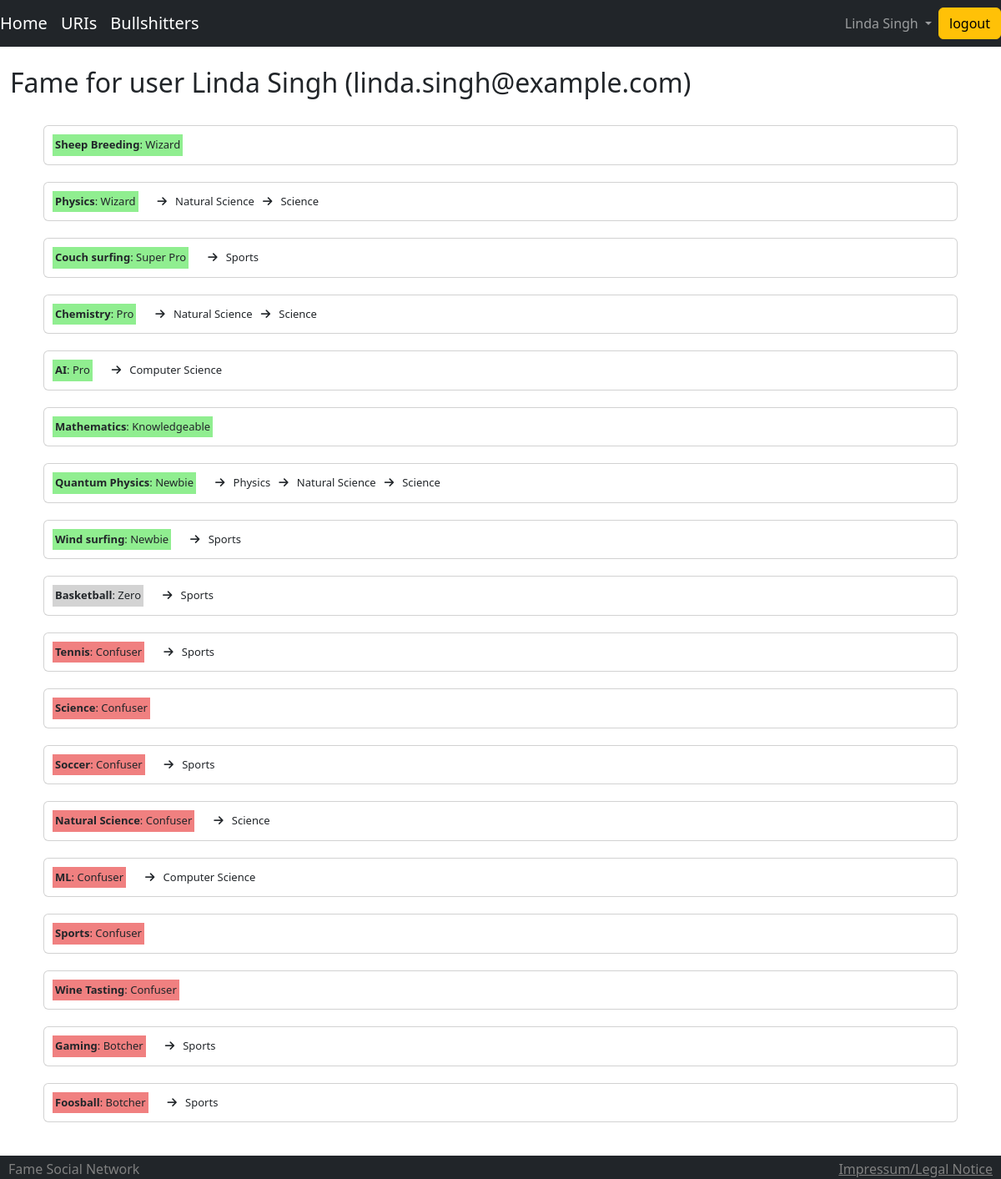
/fame/html/fame (signed in), run on the app's committed database.
### fame/models.py (models this page shows, shortened)
class FameUsers(AbstractUser):
    email = models.EmailField(unique=True)
    expertise_area = models.ManyToManyField(
        ExpertiseAreas, related_name="fame_of", through="Fame"
    )
    USERNAME_FIELD = "email"
    REQUIRED_FIELDS = []
    class Meta:
        db_table = "fame_users"

class ExpertiseAreas(models.Model):
    label = models.CharField(max_length=255)
    parent_expertise_area = models.ForeignKey(
        "self", on_delete=models.CASCADE, null=True, blank=True
    )
    class Meta:
        unique_together = ("label", "parent_expertise_area")
        db_table = "expertise_areas"

class FameLevels(models.Model):
    name = models.CharField(max_length=42, unique=True)
    numeric_value = models.IntegerField(null=False)
    class Meta:
        db_table = "fame_levels"

### fame/views/html.py (the view)
# urls.py: path("html/fame", fame_list, name="fame_list"),
@require_http_methods(["GET"])
@login_required
def fame_list(request):
    userid = request.GET.get("userid", None)
    user = None
    if userid is None:
        user = _get_social_network_user(request.user)
    else:
        try:
            user = SocialNetworkUsers.objects.get(id=userid)
        except ValueError:
            pass
    user, fame = api.fame(user)
    context = {
        "fame": FameSerializer(fame, many=True).data,
        "user": user if user else "",
    }
    return render(request, "fame.html", context=context)

### fame/serializers.py (called while the page is built)
    def get_parent_expertise_area(self, expertise_area: ExpertiseAreas):
        if expertise_area.parent_expertise_area is None:
            return None
        return ExpertiseAreasSerializer(expertise_area.parent_expertise_area).data

    def get_score(self, fame: Fame):
        return {
            "name": fame.fame_level.name,
            "numeric": fame.fame_level.numeric_value,
        }

### socialnetwork/api.py (called while the page is built)
def _get_social_network_user(user) -> SocialNetworkUsers:
    try:
        user = SocialNetworkUsers.objects.get(id=user.id)
    except SocialNetworkUsers.DoesNotExist:
        raise PermissionError("User does not exist")
    return user

def fame(user: SocialNetworkUsers):
    try:
        user = SocialNetworkUsers.objects.get(id=user.id)
    except SocialNetworkUsers.DoesNotExist:
        raise ValueError("User does not exist")
    return user, Fame.objects.filter(user=user)

### socialnetwork/models.py (called while the page is built)
    def __str__(self):
        return f"{self.first_name} {self.last_name} ({self.email})"

### socialnetwork/templatetags/unnest_json.py (called while the page is built)
def _unnnest_json(textinput):
    ret = textinput["label"]
    if textinput["parent_expertise_area"] is not None:
        ret += (
            " &nbsp; <i class='fa-solid fa-arrow-right'></i> &nbsp; "
            + _unnnest_json(textinput["parent_expertise_area"])
        )
    return ret

@register.filter()
def unnnest_json(textinput):
    s = _unnnest_json(textinput)
    return mark_safe(s)

### fame/templates/fame.html (shortened to what this page needs)
{% extends "base.html" %}
{% load unnest_json %}
{% load static %}
{% load highlight %}
{% block body %}
    <br>
    <h2>Fame for user {{ user }}</h2>
    <br>
    {% for f in fame %}
        <div class="card" style="margin-bottom: 20px; margin-left: 40px; margin-right: 40px;">
            <div class="flex-container">
                {% if f.score.numeric < 0 %}
                    <div class="bullshit"><b>{{ f.expertise_area.label }}</b>: {{ f.score.name }}</div>
                {% elif f.score.numeric > 0 %}
                    <div class="ok"><b>{{ f.expertise_area.label }}</b>: {{ f.score.name }}</div>
                {% else %}
                    <div class="neutral"><b>{{ f.expertise_area.label }}</b>: {{ f.score.name }}</div>
                {% endif %}
                {% if f.expertise_area.parent_expertise_area %}
                    <div><i class='fa-solid fa-arrow-right'></i>
                        &nbsp;&nbsp;{{ f.expertise_area.parent_expertise_area|unnnest_json }}
                    </div>
                {% endif %}
                <br>
            </div>
        </div>
    {% endfor %}
    <br><br>
{% endblock %}

### socialnetwork/templates/base.html (shortened to what this page needs)
{% load static %}
<!doctype html>
<html>
<head>
    <link
            rel="stylesheet"
            href="{% static 'bootstrap.min.css' %}"
    />
    <link
            rel="stylesheet"
            type="text/css"
            href="{% static 'bootstrap-icons.css' %}"
    />
    <link
            rel="stylesheet"
            href="{% static 'fa/css/all.min.css' %}"
    />
    <link rel="stylesheet" href="{% static 'main.css' %}"/>
</head>
<body class="d-flex flex-column min-vh-100">
<div class="body-content">
    <header>
        <nav class="navbar navbar-expand-md navbar-dark bg-dark">
            <ul class="navbar-nav">
                {% if user.is_authenticated %}
                    <li class="nav-item active">
                        <a class="navbar-brand" href="{% url 'sn:timeline' %}">Home</a>
                    </li>
                    <li class="nav-item active">
                        <a class="navbar-brand" href="{% url 'home' %}">URIs</a>
                    </li>
                    <li class="nav-item active">
                        <a class="navbar-brand" href="{% url 'sn:bullshitters' %}">Bullshitters</a>
                    </li>
                {% endif %}
            </ul>
            <ul class="navbar-nav ms-auto">
                <li class="nav-item dropdown">
                    <a class="nav-link dropdown-toggle" href="#" role="button" data-bs-toggle="dropdown"
                       aria-expanded="false" data-testid="navbar_user_section">
                        {% if user.is_authenticated %}
                            <span>{{ request.user.first_name }} {{ request.user.last_name }}</span>
                        {% else %}
                            <span>Not logged in</span>
                        {% endif %}
                    </a>
            </ul>
            {% if user.is_authenticated %}
                <form method="post" action="{% url 'logout' %}">
                    <button type="submit" class="btn btn-warning">logout</button>
                </form>
            {% endif %}
        </nav>
    </header>
    <div id="wrap">
        <div class="container-fluid" id="main">
            {% block body %} {% endblock %}
        </div>
    </div>
    <footer
            class="page-footer fixed-bottom font-small bg-dark pt-1"
            style="color: gray"
    >
        <div style="display: flex; justify-content: space-between">
            <div style="margin-left: 10px; margin-right: 10px">Fame Social Network</div>
            <div style="margin-right: 10px">
                <a
                        style="color: gray"
                        href="https://www.uni-saarland.de/en/legal-notice.html"
                        data-testid="footer_impressum"
                >Impressum/Legal Notice</a>
            </div>
        </div>
    </footer>
</div>
</body>
</html>

### assets/main.css (style rules this page uses)
html { overflow-y: scroll; height: 100%; width: 100%; }
body { height: 100%; width: 100%; }
.flex-container { display: flex; }
.flex-container > div { margin: 10px; padding: 3px; font-size: 13px; }
.bullshit { background-color: lightcoral; }
.ok { background-color: lightgreen; }
.neutral { background-color: lightgray; }

### data on the page
FameUsers: user.first_name "Linda", user.last_name "Singh", first_name+last_name+email "Linda Singh (linda.singh@example.com)"
ExpertiseAreas: expertise_area.label "Sheep Breeding"
FameLevels: score.name "Wizard" "Wizard"
ExpertiseAreas: expertise_area.label "Physics"
ExpertiseAreas: expertise_area.label "Couch surfing", score.name "Super Pro", expertise_area.parent_expertise_area|unnnest_json "Sports", expertise_area.label "Wind surfing", score.name "Newbie", expertise_area.label "Basketball", score.name "Zero", expertise_area.label "Tennis", score.name "Confuser", expertise_area.label "Soccer", expertise_area.label "Sports", expertise_area.label "Gaming", score.name "Botcher", expertise_area.label "Foosball"
ExpertiseAreas: expertise_area.label "Chemistry"
FameLevels: score.name "Pro"
ExpertiseAreas: expertise_area.label "AI", score.name "Pro", expertise_area.parent_expertise_area|unnnest_json "Computer Science", expertise_area.label "ML", score.name "Confuser"
ExpertiseAreas: expertise_area.label "Mathematics"
FameLevels: score.name "Knowledgeable"
ExpertiseAreas: expertise_area.label "Quantum Physics"
FameLevels: score.name "Newbie"
ExpertiseAreas: expertise_area.label "Science", expertise_area.label "Natural Science", score.name "Confuser", expertise_area.parent_expertise_area|unnnest_json "Science"
FameLevels: score.name "Confuser" "Confuser" "Confuser"
ExpertiseAreas: expertise_area.label "Wine Tasting"

### other printed values
{{ f.expertise_area.parent_expertise_area|unnnest_json }} "Natural Science Science" "Natural Science Science" "Physics Natural Science Science"
